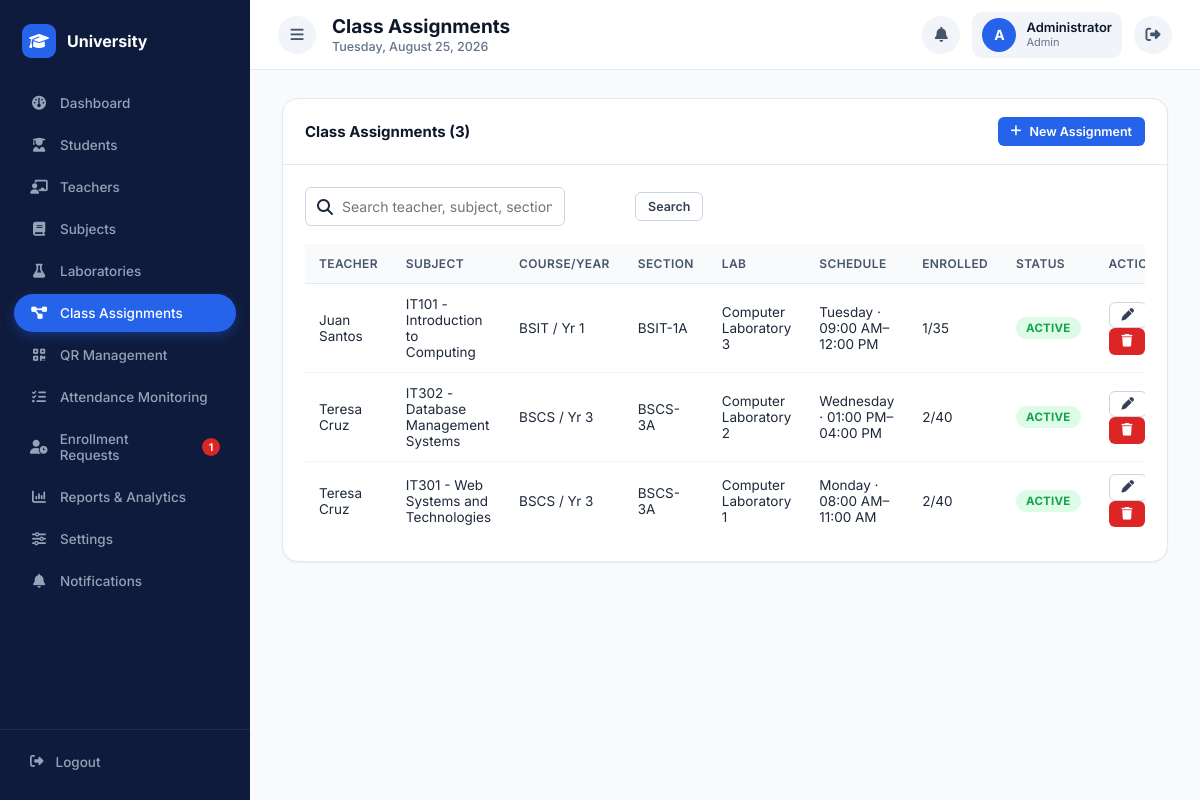
The app's page /admin/assignments.php (signed in) with its own data.
### tables this page shows
CREATE TABLE teacher_subjects (
    teacher_subject_id INT AUTO_INCREMENT PRIMARY KEY,
    teacher_id INT NOT NULL,
    subject_id INT NOT NULL,
    program_id INT NULL,
    year_level TINYINT NULL,
    lab_id INT NOT NULL,
    section VARCHAR(50) NOT NULL,
    max_students INT NOT NULL DEFAULT 40,
    schedule_day VARCHAR(30) NOT NULL,        
    start_time TIME NOT NULL,
    end_time TIME NOT NULL,
    school_year VARCHAR(20) DEFAULT '2025-2026',
    semester ENUM('1st','2nd','Summer') DEFAULT '1st',
    status ENUM('active','inactive') DEFAULT 'active',
    created_at TIMESTAMP DEFAULT CURRENT_TIMESTAMP,
    FOREIGN KEY (teacher_id) REFERENCES teachers(teacher_id) ON DELETE CASCADE,
    FOREIGN KEY (subject_id) REFERENCES subjects(subject_id) ON DELETE CASCADE,
    FOREIGN KEY (program_id) REFERENCES programs(program_id) ON DELETE SET NULL,
    FOREIGN KEY (lab_id) REFERENCES laboratories(lab_id) ON DELETE CASCADE,
    INDEX idx_teacher (teacher_id),
    INDEX idx_subject (subject_id)
);

CREATE TABLE teachers (
    teacher_id INT AUTO_INCREMENT PRIMARY KEY,
    user_id INT NOT NULL,
    employee_number VARCHAR(30) NOT NULL UNIQUE,
    full_name VARCHAR(150) NOT NULL,
    department VARCHAR(100),
    contact_number VARCHAR(20),
    photo VARCHAR(255) DEFAULT NULL,
    created_at TIMESTAMP DEFAULT CURRENT_TIMESTAMP,
    FOREIGN KEY (user_id) REFERENCES users(user_id) ON DELETE CASCADE
);

CREATE TABLE subjects (
    subject_id INT AUTO_INCREMENT PRIMARY KEY,
    subject_code VARCHAR(20) NOT NULL UNIQUE,
    subject_name VARCHAR(150) NOT NULL,
    units DECIMAL(3,1) DEFAULT 3.0,
    status ENUM('active','inactive') DEFAULT 'active'
);

CREATE TABLE programs (
    program_id INT AUTO_INCREMENT PRIMARY KEY,
    program_code VARCHAR(20) NOT NULL UNIQUE,
    program_name VARCHAR(100) NOT NULL
);

CREATE TABLE laboratories (
    lab_id INT AUTO_INCREMENT PRIMARY KEY,
    lab_name VARCHAR(100) NOT NULL,
    lab_code VARCHAR(20) NOT NULL UNIQUE,
    location VARCHAR(150),
    latitude DECIMAL(10,7) NULL,
    longitude DECIMAL(10,7) NULL,
    allowed_radius_meters INT NOT NULL DEFAULT 50,
    capacity INT DEFAULT 40,
    status ENUM('active','inactive') DEFAULT 'active'
);

### includes/functions.php (called while the page is built, shortened)
<?php
function e($value) {
    return htmlspecialchars($value ?? '', ENT_QUOTES, 'UTF-8');
}
function clean($value) {
    return trim(strip_tags($value ?? ''));
}
function format_time($time) {
    return date('h:i A', strtotime($time));
}
function paginate($totalRows, $perPage = 10) {
    $page = isset($_GET['page']) ? max(1, (int) $_GET['page']) : 1;
    $totalPages = max(1, (int) ceil($totalRows / $perPage));
    $page = min($page, $totalPages);
    $offset = ($page - 1) * $perPage;
    return ['offset' => $offset, 'limit' => $perPage, 'page' => $page, 'totalPages' => $totalPages];
}

### admin/assignments.php (the view, shortened to what this page needs)
<?php
require_once __DIR__ . '/../includes/auth.php';
$search = clean($_GET['search'] ?? '');
$where = ''; $params = [];
$countStmt = $pdo->prepare("
    SELECT COUNT(*) FROM teacher_subjects ts
    JOIN teachers t ON t.teacher_id = ts.teacher_id
    JOIN subjects sub ON sub.subject_id = ts.subject_id
    $where
");
$countStmt->execute($params);
$totalRows = (int) $countStmt->fetchColumn();
$p = paginate($totalRows, 10);
$stmt = $pdo->prepare("
    SELECT ts.*, t.full_name AS teacher_name, sub.subject_name, sub.subject_code, lab.lab_name, pr.program_code,
        (SELECT COUNT(*) FROM enrollments e WHERE e.teacher_subject_id = ts.teacher_subject_id AND e.status='enrolled') AS enrolled_count
    FROM teacher_subjects ts
    JOIN teachers t ON t.teacher_id = ts.teacher_id
    JOIN subjects sub ON sub.subject_id = ts.subject_id
    JOIN laboratories lab ON lab.lab_id = ts.lab_id
    LEFT JOIN programs pr ON pr.program_id = ts.program_id
    $where
    ORDER BY ts.created_at DESC
    LIMIT {$p['limit']} OFFSET {$p['offset']}
");
$stmt->execute($params);
$assignments = $stmt->fetchAll();
require_once __DIR__ . '/../includes/header.php';
?>
<div class="card">
    <div class="card-header">
        <h3>Class Assignments (<?php echo $totalRows; ?>)</h3>
        <button class="btn btn-primary btn-sm" onclick="openAddModal()"><i class="fa-solid fa-plus"></i> New Assignment</button>
    </div>
    <div class="card-body">
        <form method="GET" class="toolbar">
            <div class="search-box"><i class="fa-solid fa-magnifying-glass"></i>
                <input type="text" class="form-control" name="search" placeholder="Search teacher, subject, section..." value="<?php echo e($search); ?>"></div>
            <button class="btn btn-outline btn-sm" type="submit">Search</button>
        </form>
        <div class="table-wrapper">
            <table class="data-table">
                <thead><tr><th>Teacher</th><th>Subject</th><th>Course/Year</th><th>Section</th><th>Lab</th><th>Schedule</th><th>Enrolled</th><th>Status</th><th>Actions</th></tr></thead>
                <tbody>
                <?php if (empty($assignments)): ?>
                    <tr><td colspan="9" class="text-center text-muted">No class assignments yet.</td></tr>
                <?php else: foreach ($assignments as $a): ?>
                    <tr>
                        <td><?php echo e($a['teacher_name']); ?></td>
                        <td><?php echo e($a['subject_code'] . ' - ' . $a['subject_name']); ?></td>
                        <td><?php echo e($a['program_code'] ?? '—'); ?><?php echo $a['year_level'] ? ' / Yr ' . e($a['year_level']) : ''; ?></td>
                        <td><?php echo e($a['section']); ?></td>
                        <td><?php echo e($a['lab_name']); ?></td>
                        <td><?php echo e($a['schedule_day']); ?> · <?php echo format_time($a['start_time']); ?>–<?php echo format_time($a['end_time']); ?></td>
                        <td><?php echo (int) $a['enrolled_count']; ?>/<?php echo (int) $a['max_students']; ?></td>
                        <td><span class="badge badge-<?php echo $a['status'] === 'active' ? 'active' : 'inactive'; ?>"><?php echo ucfirst($a['status']); ?></span></td>
                        <td>
                            <button class="btn btn-outline btn-sm" onclick='openEditModal(<?php echo json_encode($a); ?>)'><i class="fa-solid fa-pen"></i></button>
                            <button class="btn btn-danger btn-sm" onclick="deleteAssignment(<?php echo $a['teacher_subject_id']; ?>)"><i class="fa-solid fa-trash"></i></button>
                        </td>
                    </tr>
                <?php endforeach; endif; ?>
                </tbody>
            </table>
        </div>
    </div>
</div>
<?php require_once __DIR__ . '/../includes/footer.php'; ?>

### assets/css/style.css (style rules this page uses)
:root { --indigo-900:#0f1b3c; --indigo-700:#16224a; --indigo-600:#2563eb; --indigo-500:#3b82f6; --indigo-100:#dbeafe; --indigo-50:#eff6ff; --slate-900:#0f172a; --slate-800:#1e293b; --slate-700:#334155; --slate-600:#475569; --slate-500:#64748b; --slate-300:#cbd5e1; --slate-200:#e2e8f0; --slate-100:#f1f5f9; --slate-50:#f8fafc; --green-600:#16a34a; --green-100:#dcfce7; --amber-600:#d97706; --amber-100:#fef3c7; --red-600:#dc2626; --red-100:#fee2e2; --radius-sm:6px; --radius-md:10px; --radius-lg:16px; --shadow-sm:0 1px 2px rgba(15,23,42,.06); --shadow-md:0 4px 14px rgba(15,23,42,.08); --shadow-lg:0 12px 32px rgba(15,23,42,.14); --sidebar-w:250px; }
*,*::before,*::after { box-sizing:border-box }
html,body { height:100% }
body { margin:0; font-family:'Inter',-apple-system,BlinkMacSystemFont,'Segoe UI',Arial,sans-serif; background:var(--slate-50); color:var(--slate-800); -webkit-font-smoothing:antialiased; }
button { font-family:inherit }
.card { background:#fff;border-radius:var(--radius-lg);border:1px solid var(--slate-200);box-shadow:var(--shadow-sm) }
.card-header { display:flex;align-items:center;justify-content:space-between;padding:18px 22px;border-bottom:1px solid var(--slate-200) }
.card-header h3 { margin:0;font-size:15px;font-weight:700;color:var(--slate-900) }
.card-body { padding:22px }
.btn { display:inline-flex;align-items:center;justify-content:center;gap:8px; padding:10px 18px;border-radius:var(--radius-sm);font-size:14px;font-weight:600; border:1px solid transparent;cursor:pointer;transition:all .15s; }
.btn-primary { background:var(--indigo-600);color:#fff }
.btn-danger { background:var(--red-600);color:#fff }
.btn-outline { background:#fff;border-color:var(--slate-300);color:var(--slate-700) }
.btn-sm { padding:6px 12px;font-size:12.5px }
.form-control { width:100%;padding:10px 12px;border:1px solid var(--slate-300);border-radius:var(--radius-sm); font-size:14px;font-family:inherit;color:var(--slate-900);background:#fff; }
.table-wrapper { overflow-x:auto }
table.data-table { width:100%;border-collapse:collapse;font-size:13.5px }
.data-table thead th { text-align:left;padding:12px 14px;background:var(--slate-50);color:var(--slate-600); font-weight:600;font-size:12px;text-transform:uppercase;letter-spacing:.03em; border-bottom:1px solid var(--slate-200);white-space:nowrap; }
.data-table tbody td { padding:12px 14px;border-bottom:1px solid var(--slate-100);color:var(--slate-800) }
.data-table tbody tr:last-child td { border-bottom:none }
.badge { display:inline-flex;align-items:center;gap:5px;padding:4px 10px;border-radius:20px;font-size:11.5px;font-weight:700;text-transform:uppercase;letter-spacing:.02em }
.badge-active { background:var(--green-100);color:var(--green-600) }
.toolbar { display:flex;flex-wrap:wrap;gap:10px;align-items:center;margin-bottom:18px }
.toolbar .form-control { max-width:260px }
.search-box { position:relative;flex:1;max-width:320px }
.search-box i { position:absolute;left:12px;top:50%;transform:translateY(-50%);color:var(--slate-400) }
.search-box input { padding-left:36px }

### records on screen
teacher_subjects: teacher.full_name "Juan Santos", subject.subject_name "IT101 - Introduction to Computing", program.program_code "BSIT", year_level "1", section "BSIT-1A", lab.lab_name "Computer Laboratory 3", schedule_day "Tuesday", start_time "09:00 AM", end_time "12:00 PM", enrolled_count "1", max_students "35", status "ACTIVE"
teacher_subjects: teacher.full_name "Teresa Cruz", subject.subject_name "IT302 - Database Management Systems", program.program_code "BSCS", year_level "3", section "BSCS-3A", lab.lab_name "Computer Laboratory 2", schedule_day "Wednesday", start_time "01:00 PM", end_time "04:00 PM", enrolled_count "2", max_students "40", status "ACTIVE"
teacher_subjects: teacher.full_name "Teresa Cruz", subject.subject_name "IT301 - Web Systems and Technologies", program.program_code "BSCS", year_level "3", section "BSCS-3A", lab.lab_name "Computer Laboratory 1", schedule_day "Monday", start_time "08:00 AM", end_time "11:00 AM", enrolled_count "2", max_students "40", status "ACTIVE"

### other values on screen
$pendingRequestsCount "1"
$pageTitle "Class Assignments"
substr($_SESSION['full_name'] ?? 'U', 0, 1) "A"
$_SESSION['full_name'] "Administrator"
$_SESSION['role'] "Admin"
$totalRows "3"
